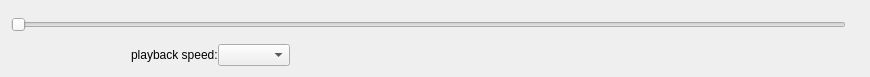
<?xml version="1.0" encoding="UTF-8"?>
<ui version="4.0">
 <class>SoundPlayer</class>
 <widget class="QWidget" name="SoundPlayer">
  <property name="geometry">
   <rect>
    <x>0</x>
    <y>0</y>
    <width>870</width>
    <height>77</height>
   </rect>
  </property>
  <property name="windowTitle">
   <string>Form</string>
  </property>
  <layout class="QVBoxLayout" name="verticalLayout">
   <item>
    <layout class="QHBoxLayout" name="horizontalLayout">
     <item>
      <widget class="JumpSlider" name="slider_time">
       <property name="orientation">
        <enum>Qt::Horizontal</enum>
       </property>
      </widget>
     </item>
     <item>
      <widget class="QLabel" name="lbl_pos">
       <property name="text">
        <string/>
       </property>
      </widget>
     </item>
    </layout>
   </item>
   <item>
    <layout class="QHBoxLayout" name="horizontalLayout_11">
     <property name="spacing">
      <number>0</number>
     </property>
     <item>
      <widget class="QPushButton" name="btn_stop">
       <property name="sizePolicy">
        <sizepolicy hsizetype="Maximum" vsizetype="Fixed">
         <horstretch>0</horstretch>
         <verstretch>0</verstretch>
        </sizepolicy>
       </property>
       <property name="toolTip">
        <string>Stop</string>
       </property>
       <property name="text">
        <string/>
       </property>
       <property name="icon">
        <iconset resource="../resources/sound_player.qrc">
         <normaloff>:/icons/stop</normaloff>:/icons/stop</iconset>
       </property>
       <property name="iconSize">
        <size>
         <width>20</width>
         <height>20</height>
        </size>
       </property>
       <property name="flat">
        <bool>true</bool>
       </property>
      </widget>
     </item>
     <item>
      <widget class="QPushButton" name="btn_play">
       <property name="sizePolicy">
        <sizepolicy hsizetype="Maximum" vsizetype="Preferred">
         <horstretch>0</horstretch>
         <verstretch>0</verstretch>
        </sizepolicy>
       </property>
       <property name="toolTip">
        <string>Play</string>
       </property>
       <property name="text">
        <string/>
       </property>
       <property name="icon">
        <iconset resource="../resources/sound_player.qrc">
         <normaloff>:/icons/play</normaloff>
         <normalon>:/icons/pause</normalon>:/icons/play</iconset>
       </property>
       <property name="iconSize">
        <size>
         <width>20</width>
         <height>20</height>
        </size>
       </property>
       <property name="checkable">
        <bool>true</bool>
       </property>
       <property name="flat">
        <bool>true</bool>
       </property>
      </widget>
     </item>
     <item>
      <spacer name="horizontalSpacer_4">
       <property name="orientation">
        <enum>Qt::Horizontal</enum>
       </property>
       <property name="sizeType">
        <enum>QSizePolicy::Maximum</enum>
       </property>
       <property name="sizeHint" stdset="0">
        <size>
         <width>40</width>
         <height>20</height>
        </size>
       </property>
      </spacer>
     </item>
     <item>
      <widget class="QLabel" name="label">
       <property name="sizePolicy">
        <sizepolicy hsizetype="Maximum" vsizetype="Preferred">
         <horstretch>0</horstretch>
         <verstretch>0</verstretch>
        </sizepolicy>
       </property>
       <property name="text">
        <string>playback speed:</string>
       </property>
       <property name="alignment">
        <set>Qt::AlignLeading|Qt::AlignLeft|Qt::AlignVCenter</set>
       </property>
      </widget>
     </item>
     <item>
      <widget class="QComboBox" name="cb_playbackSpeed">
       <property name="sizePolicy">
        <sizepolicy hsizetype="Maximum" vsizetype="Fixed">
         <horstretch>0</horstretch>
         <verstretch>0</verstretch>
        </sizepolicy>
       </property>
      </widget>
     </item>
     <item>
      <spacer name="horizontalSpacer_3">
       <property name="orientation">
        <enum>Qt::Horizontal</enum>
       </property>
       <property name="sizeType">
        <enum>QSizePolicy::Expanding</enum>
       </property>
       <property name="sizeHint" stdset="0">
        <size>
         <width>40</width>
         <height>20</height>
        </size>
       </property>
      </spacer>
     </item>
    </layout>
   </item>
  </layout>
 </widget>
 <customwidgets>
  <customwidget>
   <class>JumpSlider</class>
   <extends>QSlider</extends>
   <header>pyqtextra.common.jump_slider.h</header>
  </customwidget>
 </customwidgets>
 <resources>
  <include location="../resources/sound_player.qrc"/>
 </resources>
 <connections/>
</ui>
